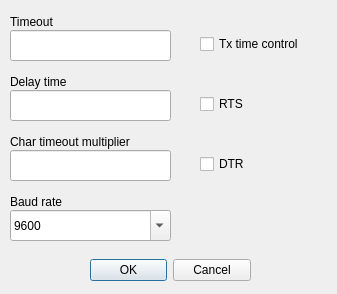
<ui version="4.0" >
 <class>FESerialPortSettingsDlg</class>
 <widget class="QDialog" name="FESerialPortSettingsDlg" >
  <property name="geometry" >
   <rect>
    <x>0</x>
    <y>0</y>
    <width>337</width>
    <height>294</height>
   </rect>
  </property>
  <property name="windowTitle" >
   <string>Serial port settings</string>
  </property>
  <widget class="QLabel" name="label" >
   <property name="geometry" >
    <rect>
     <x>10</x>
     <y>10</y>
     <width>101</width>
     <height>23</height>
    </rect>
   </property>
   <property name="text" >
    <string>Timeout</string>
   </property>
  </widget>
  <widget class="QLabel" name="label_2" >
   <property name="geometry" >
    <rect>
     <x>10</x>
     <y>70</y>
     <width>101</width>
     <height>23</height>
    </rect>
   </property>
   <property name="text" >
    <string>Delay time</string>
   </property>
  </widget>
  <widget class="QLineEdit" name="timeoutLineEdit" >
   <property name="geometry" >
    <rect>
     <x>10</x>
     <y>30</y>
     <width>161</width>
     <height>31</height>
    </rect>
   </property>
  </widget>
  <widget class="QCheckBox" name="txTimeCheckBox" >
   <property name="geometry" >
    <rect>
     <x>200</x>
     <y>30</y>
     <width>131</width>
     <height>28</height>
    </rect>
   </property>
   <property name="text" >
    <string>Tx time control</string>
   </property>
  </widget>
  <widget class="QLineEdit" name="delayTimeLineEdit" >
   <property name="geometry" >
    <rect>
     <x>10</x>
     <y>90</y>
     <width>161</width>
     <height>31</height>
    </rect>
   </property>
  </widget>
  <widget class="QCheckBox" name="rtsCheckBox" >
   <property name="geometry" >
    <rect>
     <x>200</x>
     <y>90</y>
     <width>131</width>
     <height>28</height>
    </rect>
   </property>
   <property name="text" >
    <string>RTS</string>
   </property>
  </widget>
  <widget class="QLineEdit" name="charTimeoutLineEdit" >
   <property name="geometry" >
    <rect>
     <x>10</x>
     <y>150</y>
     <width>161</width>
     <height>31</height>
    </rect>
   </property>
  </widget>
  <widget class="QLabel" name="label_3" >
   <property name="geometry" >
    <rect>
     <x>10</x>
     <y>130</y>
     <width>181</width>
     <height>23</height>
    </rect>
   </property>
   <property name="text" >
    <string>Char timeout multiplier</string>
   </property>
  </widget>
  <widget class="QCheckBox" name="dtrCheckBox" >
   <property name="geometry" >
    <rect>
     <x>200</x>
     <y>150</y>
     <width>95</width>
     <height>28</height>
    </rect>
   </property>
   <property name="text" >
    <string>DTR</string>
   </property>
  </widget>
  <widget class="QComboBox" name="baudRateComboBox" >
   <property name="geometry" >
    <rect>
     <x>10</x>
     <y>210</y>
     <width>161</width>
     <height>31</height>
    </rect>
   </property>
   <property name="editable" >
    <bool>true</bool>
   </property>
   <property name="currentIndex" >
    <number>0</number>
   </property>
   <item>
    <property name="text" >
     <string>9600</string>
    </property>
   </item>
   <item>
    <property name="text" >
     <string>19200</string>
    </property>
   </item>
   <item>
    <property name="text" >
     <string>38400</string>
    </property>
   </item>
   <item>
    <property name="text" >
     <string>57600</string>
    </property>
   </item>
   <item>
    <property name="text" >
     <string>115200</string>
    </property>
   </item>
   <item>
    <property name="text" >
     <string>230400</string>
    </property>
   </item>
  </widget>
  <widget class="QDialogButtonBox" name="buttonBox" >
   <property name="geometry" >
    <rect>
     <x>90</x>
     <y>250</y>
     <width>161</width>
     <height>41</height>
    </rect>
   </property>
   <property name="layoutDirection" >
    <enum>Qt::LeftToRight</enum>
   </property>
   <property name="orientation" >
    <enum>Qt::Horizontal</enum>
   </property>
   <property name="standardButtons" >
    <set>QDialogButtonBox::Cancel|QDialogButtonBox::NoButton|QDialogButtonBox::Ok</set>
   </property>
  </widget>
  <widget class="QLabel" name="label_4" >
   <property name="geometry" >
    <rect>
     <x>10</x>
     <y>190</y>
     <width>67</width>
     <height>23</height>
    </rect>
   </property>
   <property name="text" >
    <string>Baud rate</string>
   </property>
  </widget>
 </widget>
 <resources/>
 <connections>
  <connection>
   <sender>buttonBox</sender>
   <signal>accepted()</signal>
   <receiver>FESerialPortSettingsDlg</receiver>
   <slot>accept()</slot>
   <hints>
    <hint type="sourcelabel" >
     <x>248</x>
     <y>254</y>
    </hint>
    <hint type="destinationlabel" >
     <x>157</x>
     <y>274</y>
    </hint>
   </hints>
  </connection>
  <connection>
   <sender>buttonBox</sender>
   <signal>rejected()</signal>
   <receiver>FESerialPortSettingsDlg</receiver>
   <slot>reject()</slot>
   <hints>
    <hint type="sourcelabel" >
     <x>316</x>
     <y>260</y>
    </hint>
    <hint type="destinationlabel" >
     <x>286</x>
     <y>274</y>
    </hint>
   </hints>
  </connection>
 </connections>
</ui>
